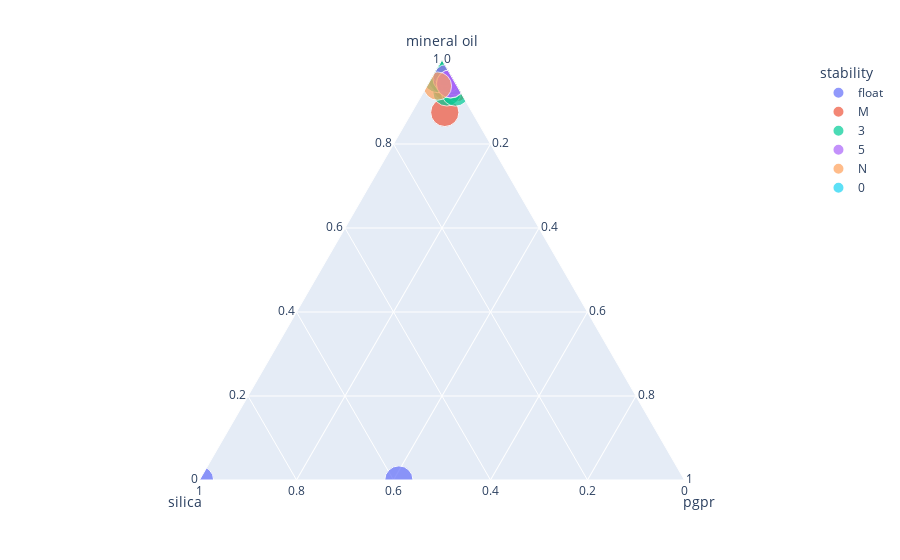
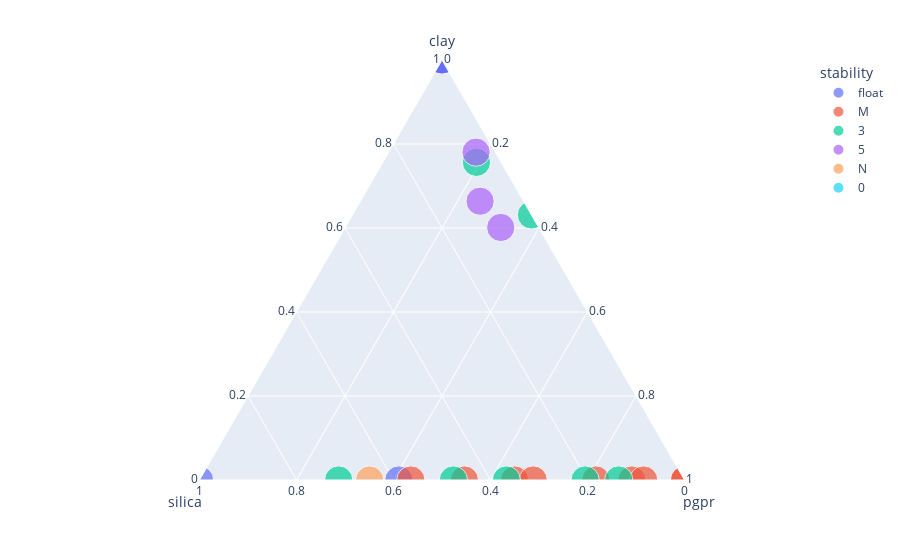
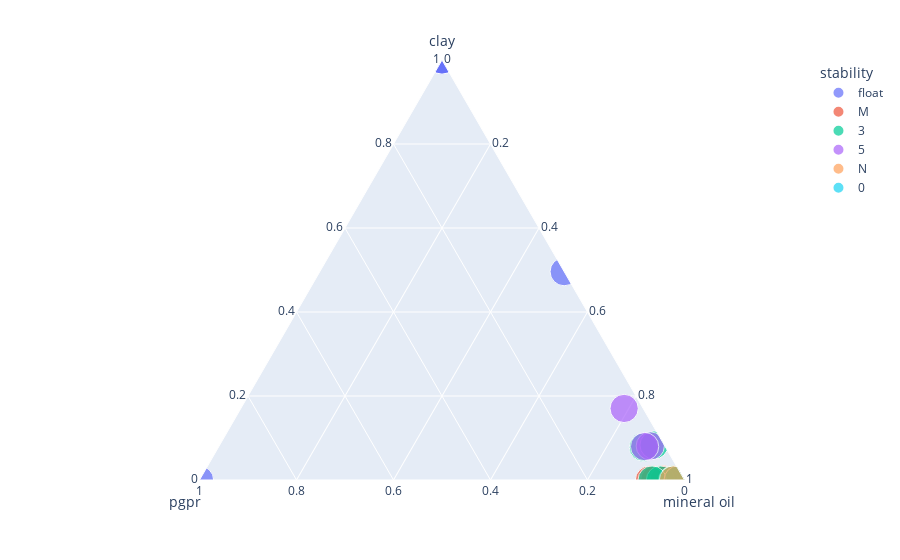
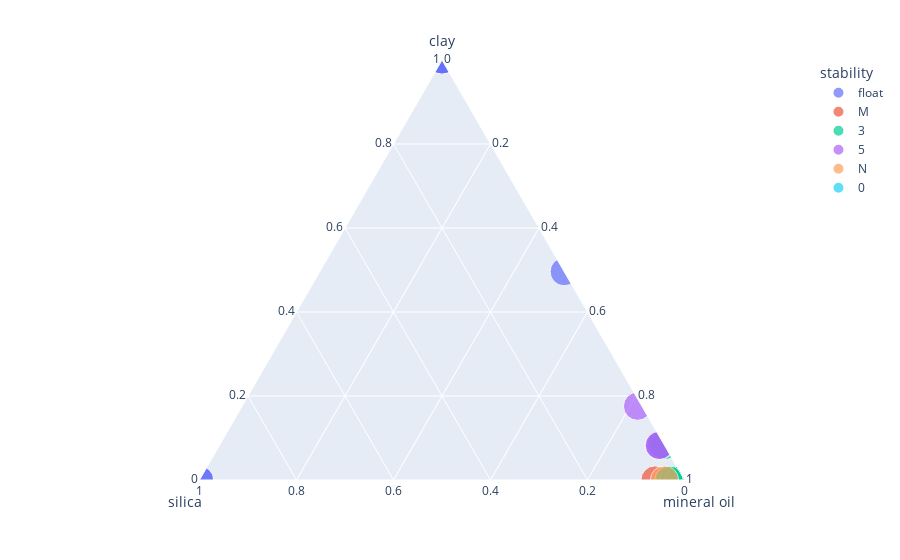

Write notebook code for charts like these, in order.
### Code cell
plot()

### Figure 1 — Plotly figure (JSON) as saved in the notebook; plotly's stock layout.template omitted (floating-point values rounded to 4 significant figures)
{"data": [{"a": [0, 0, 0, 0, 0, 0, 30.23, 23.11], "b": [0, 0, 0, 0.69, 2.02, 0, 0, 0], "c": [0, 0, 0, 0, 1.41, 0, 0, 0], "hovertemplate": "<b>%{hovertext}</b><br><br>stability=float<br>mineral oil=%{a}<br>silica=%{b}<br>pgpr=%{c}<br>size=%{marker.size}<extra></extra>", "hovertext": ["6", "7", "8", "9", "10", "11", "12", "13"], "legendgroup": "float", "marker": {"color": "#636efa", "size": [16, 16, 16, 16, 16, 16, 16, 16], "sizemode": "area", "sizeref": 0.04, "symbol": "circle"}, "mode": "markers", "name": "float", "showlegend": true, "subplot": "ternary", "type": "scatterternary"}, {"a": [32.91, 32.6, 32.63, 32.57, 32.95, 32.57, 33.21, 32.91, 36.35], "b": [0, 0.38, 0.19, 0.775, 0.365, 0.195, 0.378, 0, 2.351], "c": [1.45, 1.7, 1.56, 1.437, 0.805, 2.123, 0.292, 1.458, 2.829], "hovertemplate": "<b>%{hovertext}</b><br><br>stability=M<br>mineral oil=%{a}<br>silica=%{b}<br>pgpr=%{c}<br>size=%{marker.size}<extra></extra>", "hovertext": ["14", "15", "16", "17", "19", "23", "24", "30", "34"], "legendgroup": "M", "marker": {"color": "#EF553B", "size": [16, 16, 16, 16, 16, 16, 16, 16, 16], "sizemode": "area", "sizeref": 0.04, "symbol": "circle"}, "mode": "markers", "name": "M", "showlegend": true, "subplot": "ternary", "type": "scatterternary"}, {"a": [32.61, 33.13, 32.82, 32.47, 32.9, 31.91, 32.02], "b": [0.985, 0.192, 0.752, 0.364, 1.086, 0, 0.1996], "c": [1.698, 0.745, 0.826, 2.32, 0.437, 1.664, 0.7577], "hovertemplate": "<b>%{hovertext}</b><br><br>stability=3<br>mineral oil=%{a}<br>silica=%{b}<br>pgpr=%{c}<br>size=%{marker.size}<extra></extra>", "hovertext": ["18", "20", "21", "22", "25", "29", "32"], "legendgroup": "3", "marker": {"color": "#00cc96", "size": [16, 16, 16, 16, 16, 16, 16], "sizemode": "area", "sizeref": 0.04, "symbol": "circle"}, "mode": "markers", "name": "3", "showlegend": true, "subplot": "ternary", "type": "scatterternary"}, {"a": [31.89, 30.55, 31.71], "b": [0.392, 0.333, 0.374], "c": [1.079, 1.517, 1.531], "hovertemplate": "<b>%{hovertext}</b><br><br>stability=5<br>mineral oil=%{a}<br>silica=%{b}<br>pgpr=%{c}<br>size=%{marker.size}<extra></extra>", "hovertext": ["26", "27", "28"], "legendgroup": "5", "marker": {"color": "#ab63fa", "size": [16, 16, 16], "sizemode": "area", "sizeref": 0.04, "symbol": "circle"}, "mode": "markers", "name": "5", "showlegend": true, "subplot": "ternary", "type": "scatterternary"}, {"a": [37.59], "b": [1.616], "c": [0.8732], "hovertemplate": "<b>%{hovertext}</b><br><br>stability=N<br>mineral oil=%{a}<br>silica=%{b}<br>pgpr=%{c}<br>size=%{marker.size}<extra></extra>", "hovertext": ["33"], "legendgroup": "N", "marker": {"color": "#FFA15A", "size": [16], "sizemode": "area", "sizeref": 0.04, "symbol": "circle"}, "mode": "markers", "name": "N", "showlegend": true, "subplot": "ternary", "type": "scatterternary"}, {"a": [0, 0, 0, 0], "b": [0, 0, 0, 0], "c": [0, 0, 0, 0], "hovertemplate": "<b>%{hovertext}</b><br><br>stability=0<br>mineral oil=%{a}<br>silica=%{b}<br>pgpr=%{c}<br>size=%{marker.size}<extra></extra>", "hovertext": [0, 0, 0, 0], "legendgroup": "0", "marker": {"color": "#19d3f3", "size": [16, 16, 16, 16], "sizemode": "area", "sizeref": 0.04, "symbol": "circle"}, "mode": "markers", "name": "0", "showlegend": true, "subplot": "ternary", "type": "scatterternary"}], "layout": {"legend": {"itemsizing": "constant", "title": {"text": "stability"}, "tracegroupgap": 0}, "margin": {"t": 60}, "ternary": {"aaxis": {"title": {"text": "mineral oil"}}, "baxis": {"title": {"text": "silica"}}, "caxis": {"title": {"text": "pgpr"}}, "domain": {"x": [0, 1], "y": [0, 1]}}}}

### Figure 2 — Plotly figure (JSON) as saved in the notebook; plotly's stock layout.template omitted (floating-point values rounded to 4 significant figures)
{"data": [{"a": [3.33, 3.38, 3.3, 0, 0, 0, 0, 22.75], "b": [0, 0, 0, 0.69, 2.02, 0, 0, 0], "c": [0, 0, 0, 0, 1.41, 0, 0, 0], "hovertemplate": "<b>%{hovertext}</b><br><br>stability=float<br>clay=%{a}<br>silica=%{b}<br>pgpr=%{c}<br>size=%{marker.size}<extra></extra>", "hovertext": ["6", "7", "8", "9", "10", "11", "12", "13"], "legendgroup": "float", "marker": {"color": "#636efa", "size": [16, 16, 16, 16, 16, 16, 16, 16], "sizemode": "area", "sizeref": 0.04, "symbol": "circle"}, "mode": "markers", "name": "float", "showlegend": true, "subplot": "ternary", "type": "scatterternary"}, {"a": [0, 0, 0, 0, 0, 0, 0, 0, 0], "b": [0, 0.38, 0.19, 0.775, 0.365, 0.195, 0.378, 0, 2.351], "c": [1.45, 1.7, 1.56, 1.437, 0.805, 2.123, 0.292, 1.458, 2.829], "hovertemplate": "<b>%{hovertext}</b><br><br>stability=M<br>clay=%{a}<br>silica=%{b}<br>pgpr=%{c}<br>size=%{marker.size}<extra></extra>", "hovertext": ["14", "15", "16", "17", "19", "23", "24", "30", "34"], "legendgroup": "M", "marker": {"color": "#EF553B", "size": [16, 16, 16, 16, 16, 16, 16, 16, 16], "sizemode": "area", "sizeref": 0.04, "symbol": "circle"}, "mode": "markers", "name": "M", "showlegend": true, "subplot": "ternary", "type": "scatterternary"}, {"a": [0, 0, 0, 0, 0, 2.847, 2.972], "b": [0.985, 0.192, 0.752, 0.364, 1.086, 0, 0.1996], "c": [1.698, 0.745, 0.826, 2.32, 0.437, 1.664, 0.7577], "hovertemplate": "<b>%{hovertext}</b><br><br>stability=3<br>clay=%{a}<br>silica=%{b}<br>pgpr=%{c}<br>size=%{marker.size}<extra></extra>", "hovertext": ["18", "20", "21", "22", "25", "29", "32"], "legendgroup": "3", "marker": {"color": "#00cc96", "size": [16, 16, 16, 16, 16, 16, 16], "sizemode": "area", "sizeref": 0.04, "symbol": "circle"}, "mode": "markers", "name": "3", "showlegend": true, "subplot": "ternary", "type": "scatterternary"}, {"a": [2.904, 6.584, 2.873], "b": [0.392, 0.333, 0.374], "c": [1.079, 1.517, 1.531], "hovertemplate": "<b>%{hovertext}</b><br><br>stability=5<br>clay=%{a}<br>silica=%{b}<br>pgpr=%{c}<br>size=%{marker.size}<extra></extra>", "hovertext": ["26", "27", "28"], "legendgroup": "5", "marker": {"color": "#ab63fa", "size": [16, 16, 16], "sizemode": "area", "sizeref": 0.04, "symbol": "circle"}, "mode": "markers", "name": "5", "showlegend": true, "subplot": "ternary", "type": "scatterternary"}, {"a": [0], "b": [1.616], "c": [0.8732], "hovertemplate": "<b>%{hovertext}</b><br><br>stability=N<br>clay=%{a}<br>silica=%{b}<br>pgpr=%{c}<br>size=%{marker.size}<extra></extra>", "hovertext": ["33"], "legendgroup": "N", "marker": {"color": "#FFA15A", "size": [16], "sizemode": "area", "sizeref": 0.04, "symbol": "circle"}, "mode": "markers", "name": "N", "showlegend": true, "subplot": "ternary", "type": "scatterternary"}, {"a": [0, 0, 0, 0], "b": [0, 0, 0, 0], "c": [0, 0, 0, 0], "hovertemplate": "<b>%{hovertext}</b><br><br>stability=0<br>clay=%{a}<br>silica=%{b}<br>pgpr=%{c}<br>size=%{marker.size}<extra></extra>", "hovertext": [0, 0, 0, 0], "legendgroup": "0", "marker": {"color": "#19d3f3", "size": [16, 16, 16, 16], "sizemode": "area", "sizeref": 0.04, "symbol": "circle"}, "mode": "markers", "name": "0", "showlegend": true, "subplot": "ternary", "type": "scatterternary"}], "layout": {"legend": {"itemsizing": "constant", "title": {"text": "stability"}, "tracegroupgap": 0}, "margin": {"t": 60}, "ternary": {"aaxis": {"title": {"text": "clay"}}, "baxis": {"title": {"text": "silica"}}, "caxis": {"title": {"text": "pgpr"}}, "domain": {"x": [0, 1], "y": [0, 1]}}}}

### Figure 3 — Plotly figure (JSON) as saved in the notebook; plotly's stock layout.template omitted (floating-point values rounded to 4 significant figures)
{"data": [{"a": [3.33, 3.38, 3.3, 0, 0, 0, 0, 22.75], "b": [0, 0, 0, 0, 1.41, 0, 0, 0], "c": [0, 0, 0, 0, 0, 0, 30.23, 23.11], "hovertemplate": "<b>%{hovertext}</b><br><br>stability=float<br>clay=%{a}<br>pgpr=%{b}<br>mineral oil=%{c}<br>size=%{marker.size}<extra></extra>", "hovertext": ["6", "7", "8", "9", "10", "11", "12", "13"], "legendgroup": "float", "marker": {"color": "#636efa", "size": [16, 16, 16, 16, 16, 16, 16, 16], "sizemode": "area", "sizeref": 0.04, "symbol": "circle"}, "mode": "markers", "name": "float", "showlegend": true, "subplot": "ternary", "type": "scatterternary"}, {"a": [0, 0, 0, 0, 0, 0, 0, 0, 0], "b": [1.45, 1.7, 1.56, 1.437, 0.805, 2.123, 0.292, 1.458, 2.829], "c": [32.91, 32.6, 32.63, 32.57, 32.95, 32.57, 33.21, 32.91, 36.35], "hovertemplate": "<b>%{hovertext}</b><br><br>stability=M<br>clay=%{a}<br>pgpr=%{b}<br>mineral oil=%{c}<br>size=%{marker.size}<extra></extra>", "hovertext": ["14", "15", "16", "17", "19", "23", "24", "30", "34"], "legendgroup": "M", "marker": {"color": "#EF553B", "size": [16, 16, 16, 16, 16, 16, 16, 16, 16], "sizemode": "area", "sizeref": 0.04, "symbol": "circle"}, "mode": "markers", "name": "M", "showlegend": true, "subplot": "ternary", "type": "scatterternary"}, {"a": [0, 0, 0, 0, 0, 2.847, 2.972], "b": [1.698, 0.745, 0.826, 2.32, 0.437, 1.664, 0.7577], "c": [32.61, 33.13, 32.82, 32.47, 32.9, 31.91, 32.02], "hovertemplate": "<b>%{hovertext}</b><br><br>stability=3<br>clay=%{a}<br>pgpr=%{b}<br>mineral oil=%{c}<br>size=%{marker.size}<extra></extra>", "hovertext": ["18", "20", "21", "22", "25", "29", "32"], "legendgroup": "3", "marker": {"color": "#00cc96", "size": [16, 16, 16, 16, 16, 16, 16], "sizemode": "area", "sizeref": 0.04, "symbol": "circle"}, "mode": "markers", "name": "3", "showlegend": true, "subplot": "ternary", "type": "scatterternary"}, {"a": [2.904, 6.584, 2.873], "b": [1.079, 1.517, 1.531], "c": [31.89, 30.55, 31.71], "hovertemplate": "<b>%{hovertext}</b><br><br>stability=5<br>clay=%{a}<br>pgpr=%{b}<br>mineral oil=%{c}<br>size=%{marker.size}<extra></extra>", "hovertext": ["26", "27", "28"], "legendgroup": "5", "marker": {"color": "#ab63fa", "size": [16, 16, 16], "sizemode": "area", "sizeref": 0.04, "symbol": "circle"}, "mode": "markers", "name": "5", "showlegend": true, "subplot": "ternary", "type": "scatterternary"}, {"a": [0], "b": [0.8732], "c": [37.59], "hovertemplate": "<b>%{hovertext}</b><br><br>stability=N<br>clay=%{a}<br>pgpr=%{b}<br>mineral oil=%{c}<br>size=%{marker.size}<extra></extra>", "hovertext": ["33"], "legendgroup": "N", "marker": {"color": "#FFA15A", "size": [16], "sizemode": "area", "sizeref": 0.04, "symbol": "circle"}, "mode": "markers", "name": "N", "showlegend": true, "subplot": "ternary", "type": "scatterternary"}, {"a": [0, 0, 0, 0], "b": [0, 0, 0, 0], "c": [0, 0, 0, 0], "hovertemplate": "<b>%{hovertext}</b><br><br>stability=0<br>clay=%{a}<br>pgpr=%{b}<br>mineral oil=%{c}<br>size=%{marker.size}<extra></extra>", "hovertext": [0, 0, 0, 0], "legendgroup": "0", "marker": {"color": "#19d3f3", "size": [16, 16, 16, 16], "sizemode": "area", "sizeref": 0.04, "symbol": "circle"}, "mode": "markers", "name": "0", "showlegend": true, "subplot": "ternary", "type": "scatterternary"}], "layout": {"legend": {"itemsizing": "constant", "title": {"text": "stability"}, "tracegroupgap": 0}, "margin": {"t": 60}, "ternary": {"aaxis": {"title": {"text": "clay"}}, "baxis": {"title": {"text": "pgpr"}}, "caxis": {"title": {"text": "mineral oil"}}, "domain": {"x": [0, 1], "y": [0, 1]}}}}

### Figure 4 — Plotly figure (JSON) as saved in the notebook; plotly's stock layout.template omitted (floating-point values rounded to 4 significant figures)
{"data": [{"a": [3.33, 3.38, 3.3, 0, 0, 0, 0, 22.75], "b": [0, 0, 0, 0.69, 2.02, 0, 0, 0], "c": [0, 0, 0, 0, 0, 0, 30.23, 23.11], "hovertemplate": "<b>%{hovertext}</b><br><br>stability=float<br>clay=%{a}<br>silica=%{b}<br>mineral oil=%{c}<br>size=%{marker.size}<extra></extra>", "hovertext": ["6", "7", "8", "9", "10", "11", "12", "13"], "legendgroup": "float", "marker": {"color": "#636efa", "size": [16, 16, 16, 16, 16, 16, 16, 16], "sizemode": "area", "sizeref": 0.04, "symbol": "circle"}, "mode": "markers", "name": "float", "showlegend": true, "subplot": "ternary", "type": "scatterternary"}, {"a": [0, 0, 0, 0, 0, 0, 0, 0, 0], "b": [0, 0.38, 0.19, 0.775, 0.365, 0.195, 0.378, 0, 2.351], "c": [32.91, 32.6, 32.63, 32.57, 32.95, 32.57, 33.21, 32.91, 36.35], "hovertemplate": "<b>%{hovertext}</b><br><br>stability=M<br>clay=%{a}<br>silica=%{b}<br>mineral oil=%{c}<br>size=%{marker.size}<extra></extra>", "hovertext": ["14", "15", "16", "17", "19", "23", "24", "30", "34"], "legendgroup": "M", "marker": {"color": "#EF553B", "size": [16, 16, 16, 16, 16, 16, 16, 16, 16], "sizemode": "area", "sizeref": 0.04, "symbol": "circle"}, "mode": "markers", "name": "M", "showlegend": true, "subplot": "ternary", "type": "scatterternary"}, {"a": [0, 0, 0, 0, 0, 2.847, 2.972], "b": [0.985, 0.192, 0.752, 0.364, 1.086, 0, 0.1996], "c": [32.61, 33.13, 32.82, 32.47, 32.9, 31.91, 32.02], "hovertemplate": "<b>%{hovertext}</b><br><br>stability=3<br>clay=%{a}<br>silica=%{b}<br>mineral oil=%{c}<br>size=%{marker.size}<extra></extra>", "hovertext": ["18", "20", "21", "22", "25", "29", "32"], "legendgroup": "3", "marker": {"color": "#00cc96", "size": [16, 16, 16, 16, 16, 16, 16], "sizemode": "area", "sizeref": 0.04, "symbol": "circle"}, "mode": "markers", "name": "3", "showlegend": true, "subplot": "ternary", "type": "scatterternary"}, {"a": [2.904, 6.584, 2.873], "b": [0.392, 0.333, 0.374], "c": [31.89, 30.55, 31.71], "hovertemplate": "<b>%{hovertext}</b><br><br>stability=5<br>clay=%{a}<br>silica=%{b}<br>mineral oil=%{c}<br>size=%{marker.size}<extra></extra>", "hovertext": ["26", "27", "28"], "legendgroup": "5", "marker": {"color": "#ab63fa", "size": [16, 16, 16], "sizemode": "area", "sizeref": 0.04, "symbol": "circle"}, "mode": "markers", "name": "5", "showlegend": true, "subplot": "ternary", "type": "scatterternary"}, {"a": [0], "b": [1.616], "c": [37.59], "hovertemplate": "<b>%{hovertext}</b><br><br>stability=N<br>clay=%{a}<br>silica=%{b}<br>mineral oil=%{c}<br>size=%{marker.size}<extra></extra>", "hovertext": ["33"], "legendgroup": "N", "marker": {"color": "#FFA15A", "size": [16], "sizemode": "area", "sizeref": 0.04, "symbol": "circle"}, "mode": "markers", "name": "N", "showlegend": true, "subplot": "ternary", "type": "scatterternary"}, {"a": [0, 0, 0, 0], "b": [0, 0, 0, 0], "c": [0, 0, 0, 0], "hovertemplate": "<b>%{hovertext}</b><br><br>stability=0<br>clay=%{a}<br>silica=%{b}<br>mineral oil=%{c}<br>size=%{marker.size}<extra></extra>", "hovertext": [0, 0, 0, 0], "legendgroup": "0", "marker": {"color": "#19d3f3", "size": [16, 16, 16, 16], "sizemode": "area", "sizeref": 0.04, "symbol": "circle"}, "mode": "markers", "name": "0", "showlegend": true, "subplot": "ternary", "type": "scatterternary"}], "layout": {"legend": {"itemsizing": "constant", "title": {"text": "stability"}, "tracegroupgap": 0}, "margin": {"t": 60}, "ternary": {"aaxis": {"title": {"text": "clay"}}, "baxis": {"title": {"text": "silica"}}, "caxis": {"title": {"text": "mineral oil"}}, "domain": {"x": [0, 1], "y": [0, 1]}}}}
